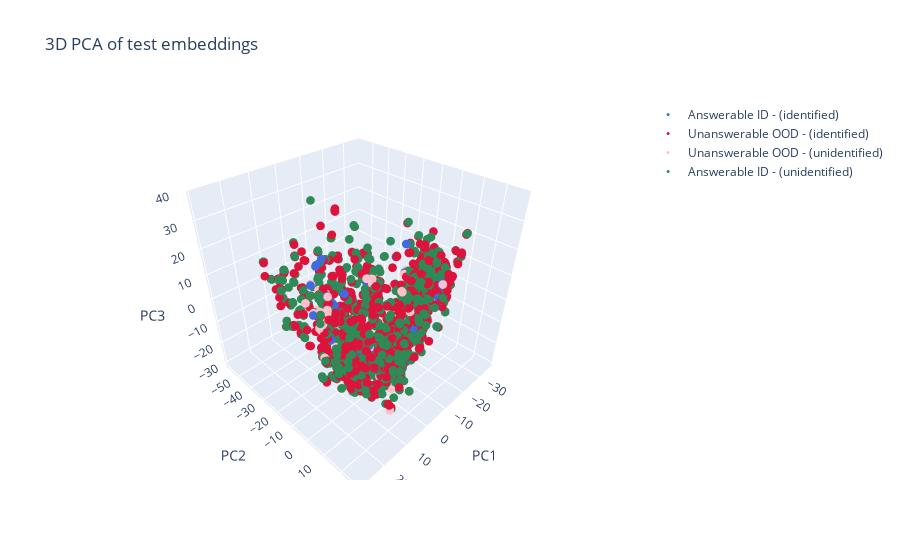

Notebook cell for this chart:
### Code cell
# Plot PCA, t-SNE and UMAP of classified samples  
# NOTE: only available for 2D embedding descriptors (will produce error for 1D descriptors)
# -----------------------------------
from src.analysis.visualization import plot_dim_reduction_3d_embeddings

pca_config = {'n_components': 3}
tsne_config = {'n_components': 3, 'perplexity': 100}
umap_config = {'n_components': 3, 'n_neighbors': 15, 'min_dist': 0.1}

# --- PCA only ---
_ = plot_dim_reduction_3d_embeddings(
    id_test_embeddings=id_test_descriptors, 
    od_test_embeddings=od_test_descriptors, 
    labels_id=labels_id_thresh, 
    labels_ood=labels_ood_thresh, 
    pca_config=pca_config
)

### Figure 1 — Plotly figure (JSON) as saved in the notebook; plotly's stock layout.template omitted (floating-point values rounded to 4 significant figures; data arrays with more than 128 entries replaced by an {"elided": "..."} marker saying what was removed)
{"data": [{"marker": {"color": "royalblue", "size": 3}, "mode": "markers", "name": "Answerable ID - (identified)", "type": "scatter3d", "x": [16.1, -6.507, 16.98, 3.648, 14.08, 1.927, -4.83, -15.4, 7.297, -4.678, -1.414, 14.93, -4.445, -18.75, 15.88, -5.97, -5.852, 3.385, 25.23, 13.59, 18.27, 18.58, 6.912, -16.76, 9.502, 12.93, 17.08, 14.86, 0.03186, 24.74, 18.87, -1.56, 14.11, 9.51, -5.757, 20.02, 14.91, 25.26, 17.4, -5.136, 17.78], "y": [-9.945, 12.49, 5.057, 9.403, -5.654, 8.74, -12.1, -3.454, 10.92, 24.44, 15.06, -4.481, -11.72, -7.019, -9.946, 12.54, 22.51, 9.186, 1.323, -6.847, -6.905, -6.763, -1.137, -10.04, 7.98, -10.96, 5.137, -9.327, -13.19, 9.164, 2.76, 14.98, -4.448, 7.492, 23.13, -7.815, -5.358, 5.951, -2.077, 24.11, -1.784], "z": [15.57, -2.378, 6.04, -20.36, 12.33, -21.57, 8.933, 9.643, -14.4, 21.04, -11.4, 1.968, 7.997, 18.09, 16.05, -3.995, 15.24, -20.02, 17.51, 4.816, 27.22, 26.99, -10.29, 12.91, -2.436, 12.57, 21.84, 26.77, -10.28, 12.36, 13.97, -11.45, 12.02, -0.9599, 14.41, 20.98, 2.599, 15.27, 12.29, 21.3, 11.37]}, {"marker": {"color": "crimson", "size": 3}, "mode": "markers", "name": "Unanswerable OOD - (identified)", "type": "scatter3d", "x": {"elided": "947 float values"}, "y": {"elided": "947 float values"}, "z": {"elided": "947 float values"}}, {"marker": {"color": "pink", "size": 3}, "mode": "markers", "name": "Unanswerable OOD - (unidentified)", "type": "scatter3d", "x": [-1.685, 1.106, 22.4, 16.84, 4.257, 12.62, 25.26, 21.2, 14.16, 15.92, -15.03, 26.28, 6.924, 23.05, -5.856, -3.995, 9.437, -3.288, -4.863, 23.03, -4.841, -1.669, 3.543, 17.72, 20.19, -0.04617, -17.03, 8.221, 19.82, 20.59, -0.224, 17.52, 24.74, 15.11, 14.6, 19.81, 19.75, -4.516, 16.35, 25.23, -6.977, 9.598, 28.07, 15.99, 9.323, 16.69, 5.871, 19.93, 4.092, -14.83, 16.75, 26.66, 7.241], "y": [14.99, 10.81, 7.511, -9.86, 13.83, -11.23, 6.159, -9.52, -4.84, -10.23, -3.068, 6.718, -1.152, 1.606, 22.67, -7.933, 7.705, -7.043, 24.59, 1.357, -12.15, 14.93, 9.302, -1.496, 0.8811, 11.63, -4.454, 18.16, 0.8193, 1.191, 11.79, -2.159, 0.7112, -4.621, -5.623, 8.574, -7.935, -11.63, -9.732, 5.841, 9.328, 7.966, 10.54, -10.13, 7.574, 5.494, -6.619, 8.283, 13.44, -3.125, 5.057, 6.499, 10.81], "z": [-11.43, -10.37, 7.432, 9.493, -20.26, 12.69, 16.64, 14.63, 4.358, 16.26, 9.435, 15.52, -10.36, 13.78, 14.6, 11.21, -1.516, 9.99, 21.22, 17.4, 9.126, -11.41, -20.33, 11.09, 16.22, 16.19, 9.521, -24.61, 20.54, 15.74, 15.81, 12.24, 17.68, 2.553, 2.849, -1.14, 21.12, 7.866, 15.6, 17.47, 3.441, -1.451, 8.992, 15.94, -1.791, 5.717, -0.67, -1.197, -19.97, 9.412, 5.949, 16.3, -13.94]}, {"marker": {"color": "seagreen", "size": 3}, "mode": "markers", "name": "Answerable ID - (unidentified)", "type": "scatter3d", "x": {"elided": "959 float values"}, "y": {"elided": "959 float values"}, "z": {"elided": "959 float values"}}], "layout": {"legend": {"font": {"size": 12}}, "scene": {"aspectmode": "cube", "xaxis": {"title": {"text": "PC1"}}, "yaxis": {"title": {"text": "PC2"}}, "zaxis": {"title": {"text": "PC3"}}}, "title": {"text": "3D PCA of test embeddings"}}}
